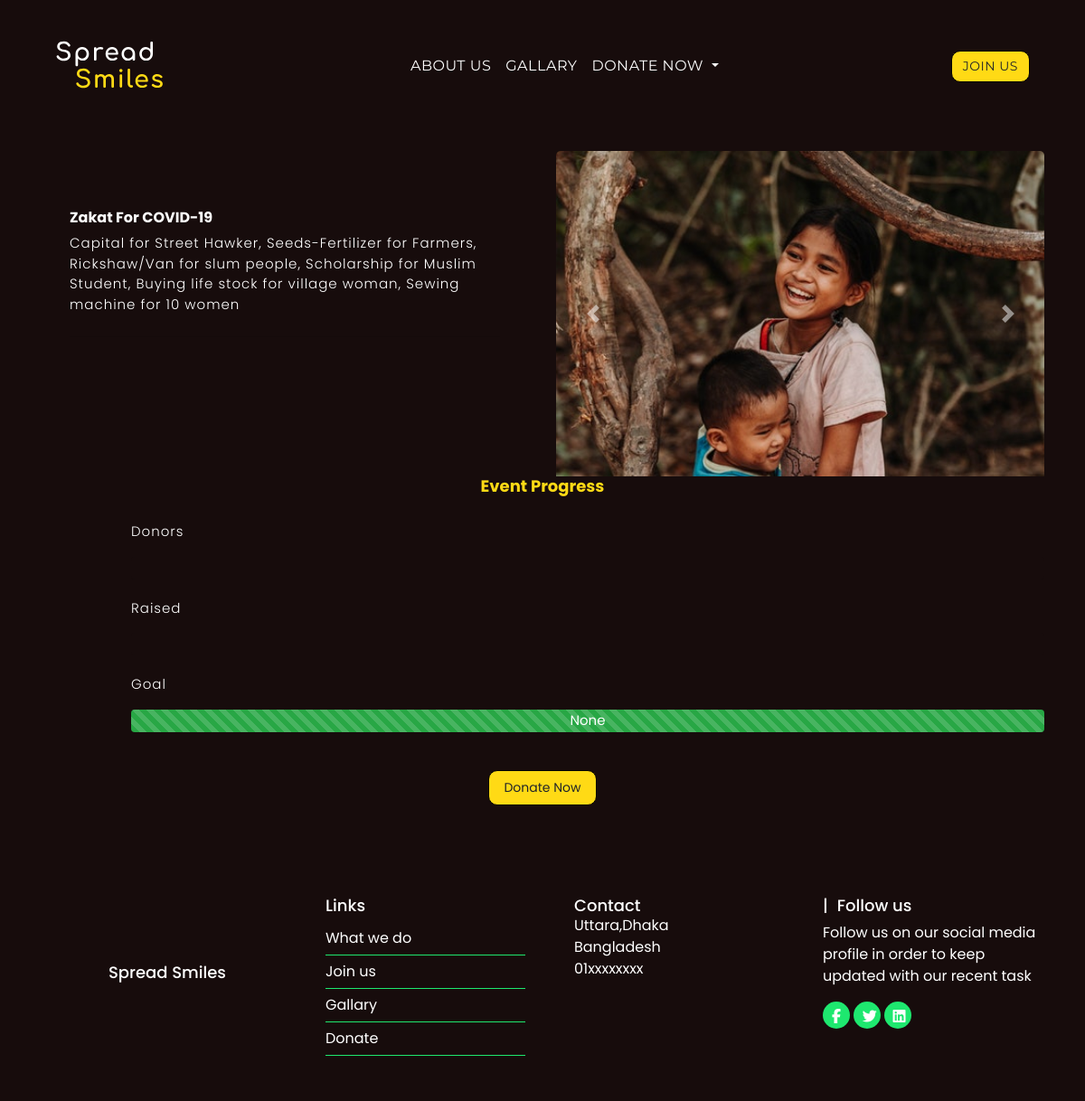
/event/2/, run on the app's committed database.
### user/models.py (models this page shows, shortened)
class Event(models.Model):
    organization_name = models.ForeignKey(
        Organization, null=True, on_delete=models.SET_NULL)
    event_title = models.CharField(max_length=200)
    description = models.TextField(max_length=500)
    goal = models.IntegerField(null=True)
    date_created = models.DateTimeField(auto_now_add=True)

### user/views.py (the view, shortened to what this page needs)
# urls.py: path('event/<str:pk>/', views.singleevent, name="event"),
def singleevent(request, pk):
    event = Event.objects.get(id=pk)
    donators = event.moneydonatorinfo_set.all()
    donators_count = donators.count()
    if(donators_count == 0):
        raised = 0
        raised_p = 0
        context = {'event': event,
                   'donators_count': donators_count, 'raised': raised, 'raised_p': raised_p}
        return render(request, 'user/eventdet.html', context)

### user/templates/user/eventdet.html (shortened to what this page needs)
{% extends "user/base.html" %}
{% load static %}
{% block css %}
<link rel="stylesheet" href="{% static 'css/eventdet.css' %}" />
{% endblock css %}
{% block content %}
<br>
   <div class="row">
        <div class="col">
          <div class="jumbotron">
            <h1 class="display-4">{{event.event_title}}</h1>
            <p class="lead">
              {{event.description}}
            </p>
            <hr class="my-4" />
          </div>
        </div>
        <div class="col pic">
          <div id="carouselExampleControls" class="carousel slide" data-ride="carousel">
  <div class="carousel-inner">
    <div class="carousel-item active">
      <img class=" img-fluid d-block w-100 new" src="{% static 'images/f.jpg' %}" alt="First slide">
    </div>
  </div>
  <a class="carousel-control-prev" href="#carouselExampleControls" role="button" data-slide="prev">
    <span class="carousel-control-prev-icon" aria-hidden="true"></span>
  </a>
  <a class="carousel-control-next" href="#carouselExampleControls" role="button" data-slide="next">
    <span class="carousel-control-next-icon" aria-hidden="true"></span>
  </a>
</div>
        </div>
      </div>
      <h1 class="display-3">Event Progress</h1><br>
     <p class="lead sr">Donors</p>
      <div class="progress "style="height:25px;">
</div> <br>
<p class="lead sr">Raised</p>
<div class="progress" style="height:25px;">
</div><br><p class="lead sr">Goal</p>
    <div class="progress" style="height:25px;">
  <div class="progress-bar progress-bar-striped bg-success progress-bar-animated" role="progressbar" style="width: 100%" >{{event.goal}}</div>
</div>
     <br><br> <div class="text-center">
         <a class="btn ss btn-lg" href="/donatemoney/{{event.id}}" role="button"
              >Donate Now</a
            >
     </div>
{% endblock content %}

### static/css/eventdet.css (style rules this page uses)
body { background-color: #170c0c; font-family: poppins; font-size: 14px; }
.display-4 { font-size: 16px; font-weight: bold; color: white; }
.lead { font-size: 15px; color: white; letter-spacing: 1px; }
.jumbotron { background: none; }
.ss { border: 1px solid; border-color: black; border-radius: 10px; font-size: 14px; cursor: pointer; background-color: #ffda15; }
div.progress { background-color: #170c0c; text-align: center; margin-left: 100px; }
div.progress-bar { font-size: 15px; }
.sr { margin-left: 100px; }
.display-3 { color: #ffda15; font-weight: bold; font-size: 18px; text-align: center; }
.pic { width: 100%; }
.new { float: right; width: 250px; height: 250; border-top-left-radius: 15px; border-top-right-radius: 15px; border-top-right-radius: 5px; border-top-left-radius: 5px; }

### static/css/navbar.css (style rules this page uses)
.ss { border-radius: 10px; transition: 0.3s all ease; }

### data on the page
Event: event_title "Zakat For COVID-19", description "Capital for Street Hawker, Seeds-Fertilizer for Farmers, Rickshaw/Van for slum people, Scholarship for Muslim Student, Buying life stock for village woman, Sewing machine for 10 women", goal "None"
